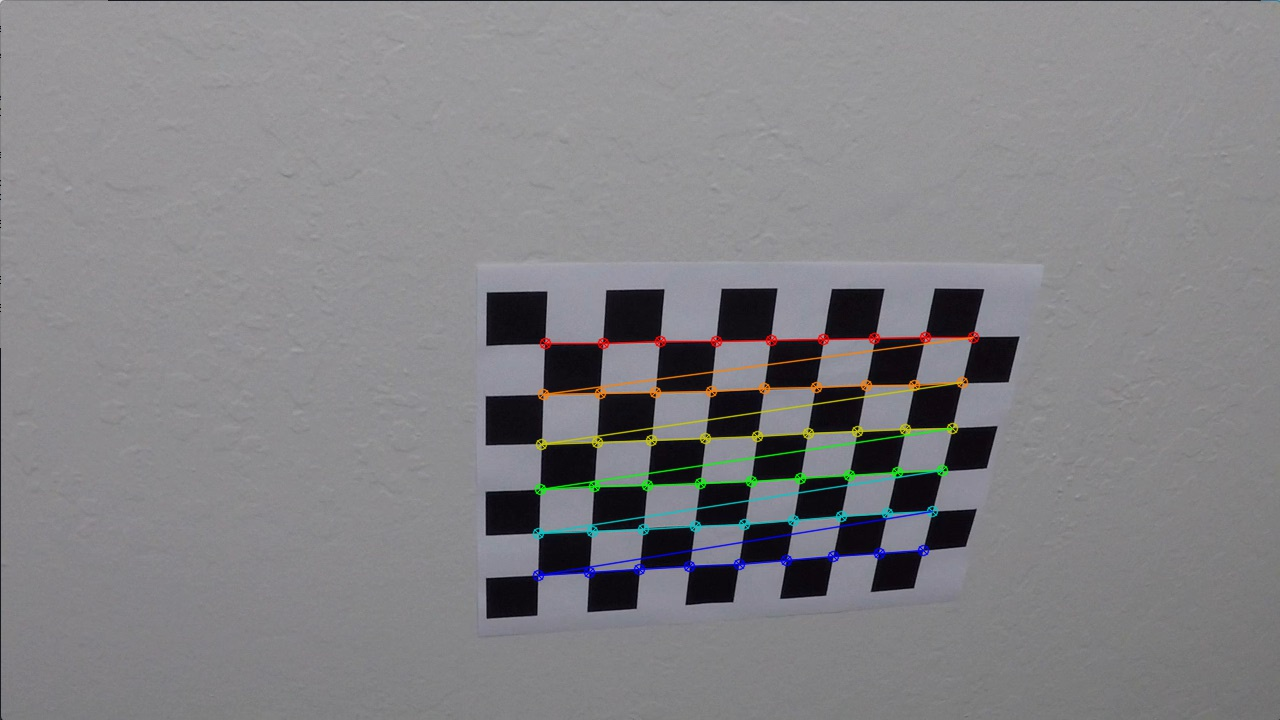
#> input picture output_images/camera_cal/calibration10.jpg, 1280 x 720 px
$ python -i pipeline.py   (imports and definitions only)   (older library calls are emulated)
#> lines starting #> are read from the running program, lines starting #| are printed output that depends on the picture; after the words box and inside, x2 and y2 are one past the last pixel; in counts of white or black regions, pixels touching at a corner belong together
#> further down, picture is the input picture: shape (720, 1280, 3); mean B, G, R 133, 130, 130.6
import glob
import pickle
import cv2
import numpy as np
import os
import matplotlib.pyplot as plt
from moviepy.editor import VideoFileClip
from collections import deque

nx = 9
ny = 6

c_thresh=(170, 255)
s_thresh=(200, 255)
dir_thresh=(0.7, 1.1)


ym_per_pix = 3.0/72.0 # meters per pixel in y dimension
xm_per_pix = 3.7/660.0 # meters per pixel in x dimension
y_eval = 700
midx = 650

TEST_IMAGES = True

# [29 lines left out: function calibrate_camera, not called in this run]

def undistort(img, mtx, dist):
    dst = cv2.undistort(img, mtx, dist, None, mtx)
    return dst

def convert_binary(img):
    g_channel = img[:,:,1]
    cv2.imwrite('output_images/test4-green-channel.jpg', g_channel)
    g_binary = np.zeros_like(g_channel)
    g_binary[(g_channel >= c_thresh[0]) & (g_channel < c_thresh[1])] = 255
    cv2.imwrite('output_images/test4-green-channel-threshold.jpg', g_binary)
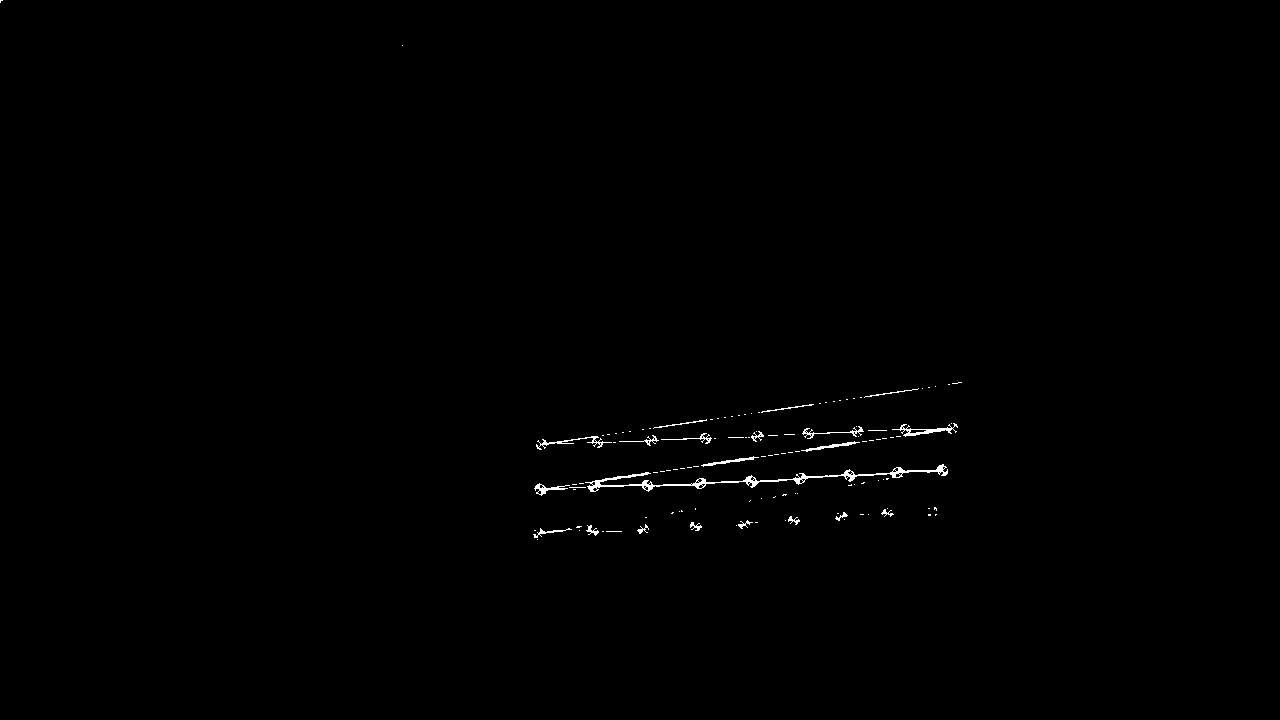
#> saved as test4-green-channel-threshold.jpg: shape (720, 1280); 0.39% white in thin lines or dots, all inside (x1, y1, x2, y2) = (0, 0, 962, 540)

    # Convert to HLS color space and separate the S channel
    hls = cv2.cvtColor(img, cv2.COLOR_BGR2HLS).astype(np.float)
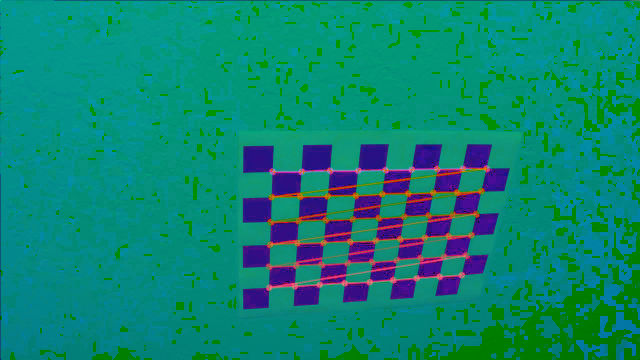
#> hls: shape (720, 1280, 3) float64 (shown at 1/2 size); mean B, G, R 115.7, 131.8, 11.9
    s_channel = hls[:,:,2]
    cv2.imwrite('output_images/test4-s-channel.jpg', s_channel)

    s_binary = np.zeros_like(s_channel, dtype=np.uint8)
    s_binary[(s_channel >= s_thresh[0]) & (s_channel <= s_thresh[1])] = 255
    cv2.imwrite('output_images/test4-s-channel-threshold.jpg', s_binary)

    # Sobel gray
    color = np.copy(img)
    gray = cv2.cvtColor(color, cv2.COLOR_BGR2GRAY)
    cv2.imwrite('output_images/test4-gray.jpg', gray)

    sobel_x = cv2.Sobel(gray, cv2.CV_64F, 1, 0, ksize=3)
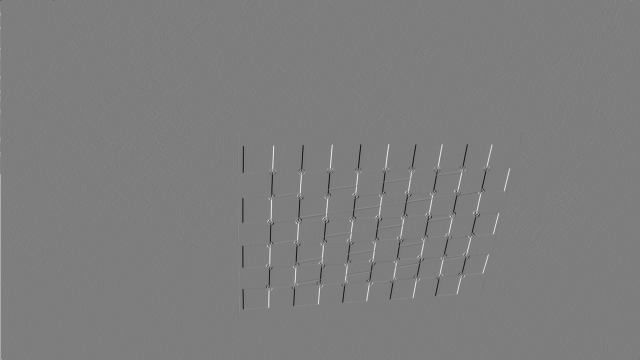
#> sobel_x: shape (720, 1280) float64 (shown at 1/2 size); min -603, max 615, mean 0.2; drawn with min black and max white
    abs_sobelx = np.absolute(sobel_x)
    scaled_sobel = np.uint8(255*abs_sobelx/np.max(abs_sobelx))
    cv2.imwrite('output_images/test4-sobel-x.jpg', scaled_sobel)

    sxbinary = np.zeros_like(scaled_sobel, dtype=np.uint8)
    sxbinary[(scaled_sobel >= 10) & (scaled_sobel <= 70)] = 255
    cv2.imwrite('output_images/test4-sobel-x-threshold.jpg', sxbinary)
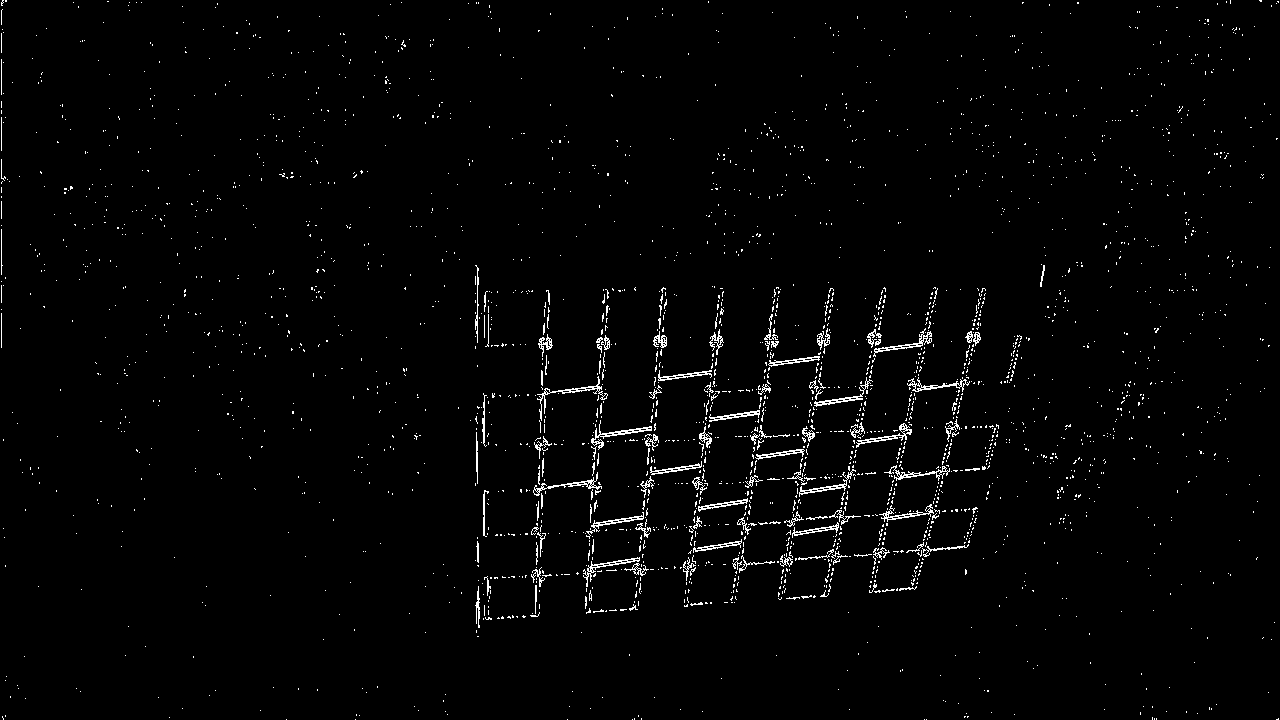
#> saved as test4-sobel-x-threshold.jpg: shape (720, 1280); 1.8% white in thin lines or dots

    color_binary = np.dstack(( sxbinary, s_binary, g_binary)).astype("uint8")
    gray_binary = np.zeros_like(g_binary).astype("uint8")
    BIN_THRESH = 255
    gray_binary[((g_binary >= BIN_THRESH) & (s_binary >= BIN_THRESH)) | ((g_binary >= BIN_THRESH) & (sxbinary >= BIN_THRESH)) | ((s_binary >= BIN_THRESH) & (sxbinary >= BIN_THRESH))] = 255

    return color_binary, gray_binary

# [14 lines left out: function perspective_warp, not called in this run]

# # Define a class to receive the characteristics of each line detection
class Line():
    def __init__(self):
        # was the line detected in the last iteration?
        self.detected = False
        # x values of the last n fits of the line
        self.recent_xfitted = []
        #average x values of the fitted line over the last n iterations
        self.bestx = None
        #polynomial coefficients averaged over the last n iterations
        self.best_fit = None
        #polynomial coefficients for the most recent fit
        self.current_fit = deque(maxlen=5)
        #radius of curvature of the line in some units
        self.radius_of_curvature = None
        #distance in meters of vehicle center from the line
        self.line_base_pos = None
        #difference in fit coefficients between last and new fits
        self.diffs = np.array([0,0,0], dtype='float')
        #x values for detected line pixels
        self.allx = None
        #y values for detected line pixels
        self.ally = None

left_lane = Line()
right_lane = Line()
#lane_widths = deque(maxlen=10)

# [190 lines left out: functions refit_histogram, fit_histogram, plot_lanes, process_image, not called in this run]

# [33 lines not run here, left out]

>>> import cv2
>>> picture = cv2.imread('output_images/camera_cal/calibration10.jpg')
>>> result = convert_binary(picture)

$ run again, on output_images/camera_cal/calibration12.jpg
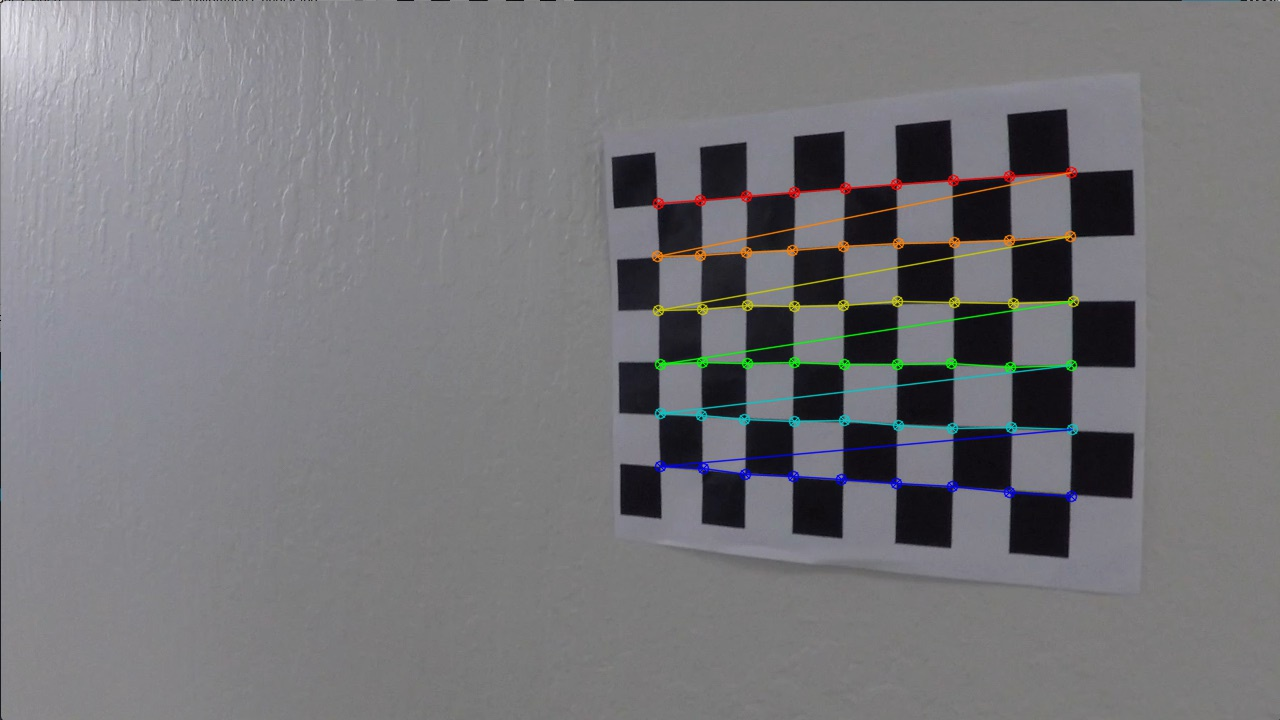
#> input picture output_images/camera_cal/calibration12.jpg, 1280 x 720 px
#> picture is the input picture: shape (720, 1280, 3); mean B, G, R 121.6, 118.3, 118.8
#> in convert_binary, `cv2.imwrite('output_images/test4-green-channel-threshold.jpg', g_binary)`:
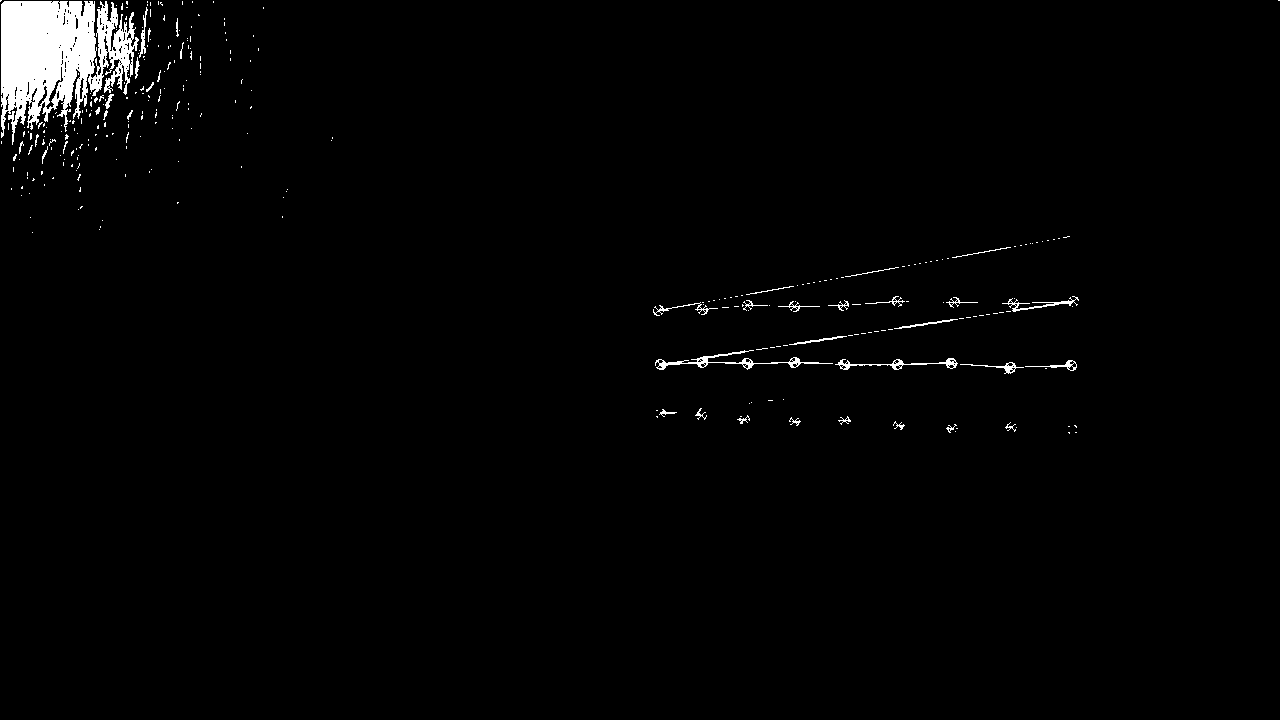
#> saved as test4-green-channel-threshold.jpg: shape (720, 1280); 1.7% white; 308 white regions (269 under 20 px), largest, box (x1, y1, x2, y2) and area: (1, 1, 139, 145) 11802, (655, 350, 833, 370) 630, (835, 358, 958, 370) 364
#> in convert_binary, `cv2.imwrite('output_images/test4-sobel-x-threshold.jpg', sxbinary)`:
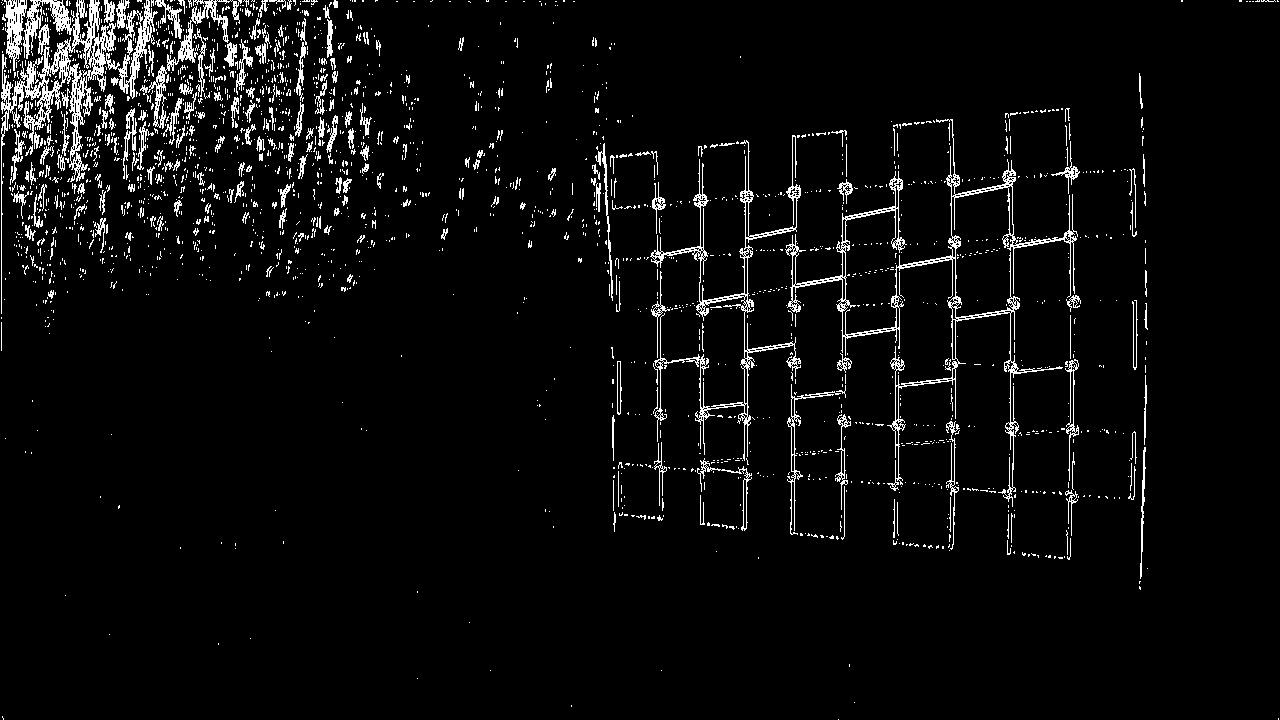
#> saved as test4-sobel-x-threshold.jpg: shape (720, 1280); 4.6% white in thin lines or dots

$ run again, on output_images/camera_cal/calibration13.jpg
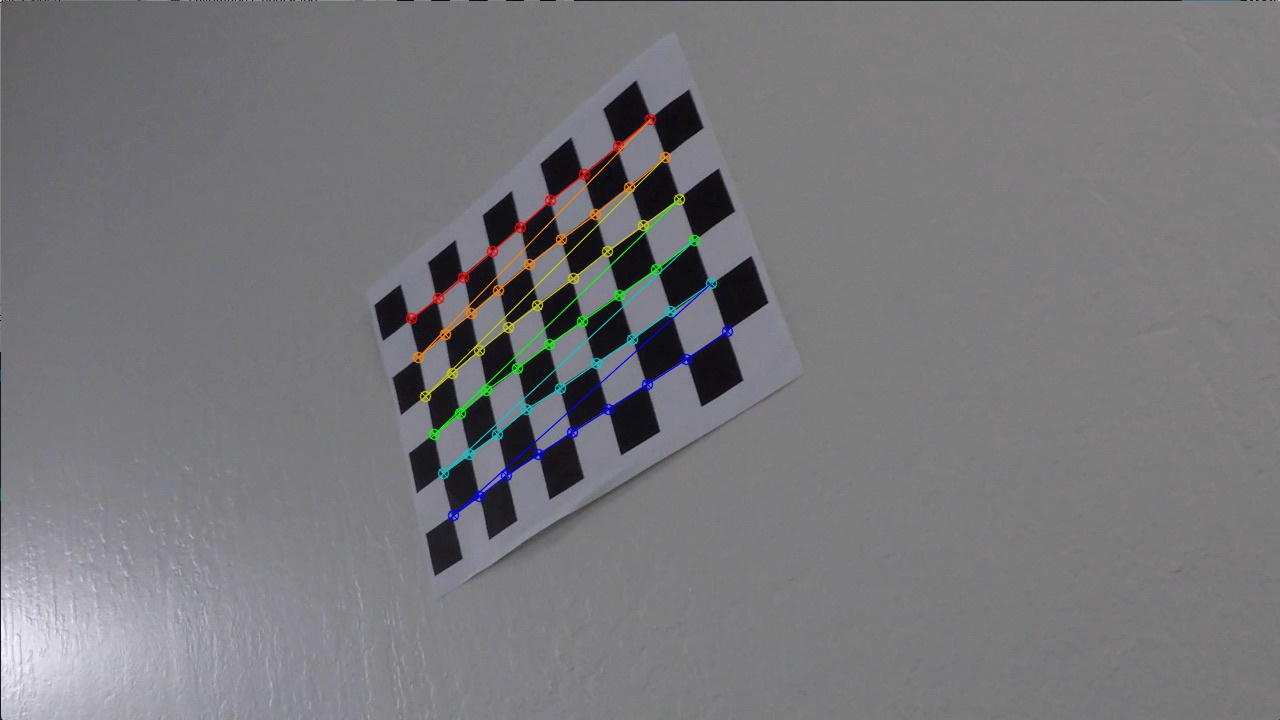
#> input picture output_images/camera_cal/calibration13.jpg, 1280 x 720 px
#> picture is the input picture: shape (720, 1280, 3); mean B, G, R 122, 119, 119.4
#> in convert_binary, `cv2.imwrite('output_images/test4-green-channel-threshold.jpg', g_binary)`:
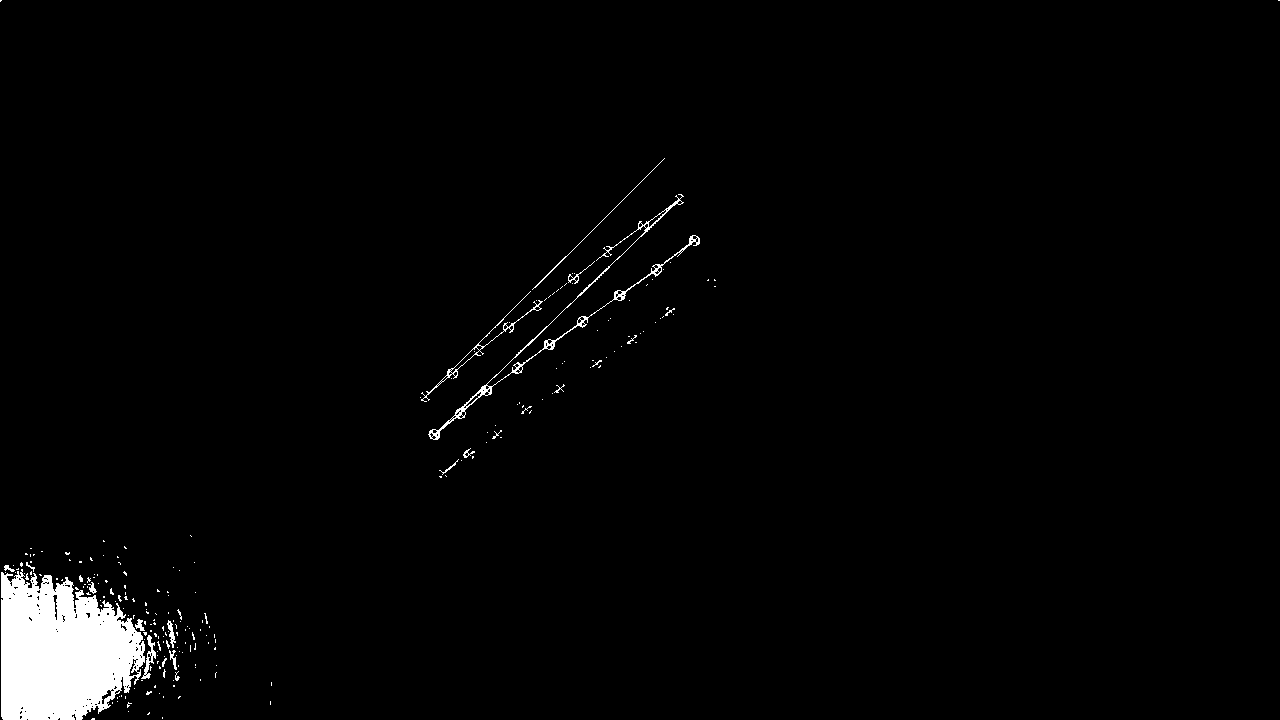
#> saved as test4-green-channel-threshold.jpg: shape (720, 1280); 2.2% white; 223 white regions (202 under 20 px), largest, box (x1, y1, x2, y2) and area: (1, 569, 145, 720) 16146, (428, 194, 700, 440) 1565, (421, 291, 543, 402) 408
#> in convert_binary, `cv2.imwrite('output_images/test4-sobel-x-threshold.jpg', sxbinary)`:
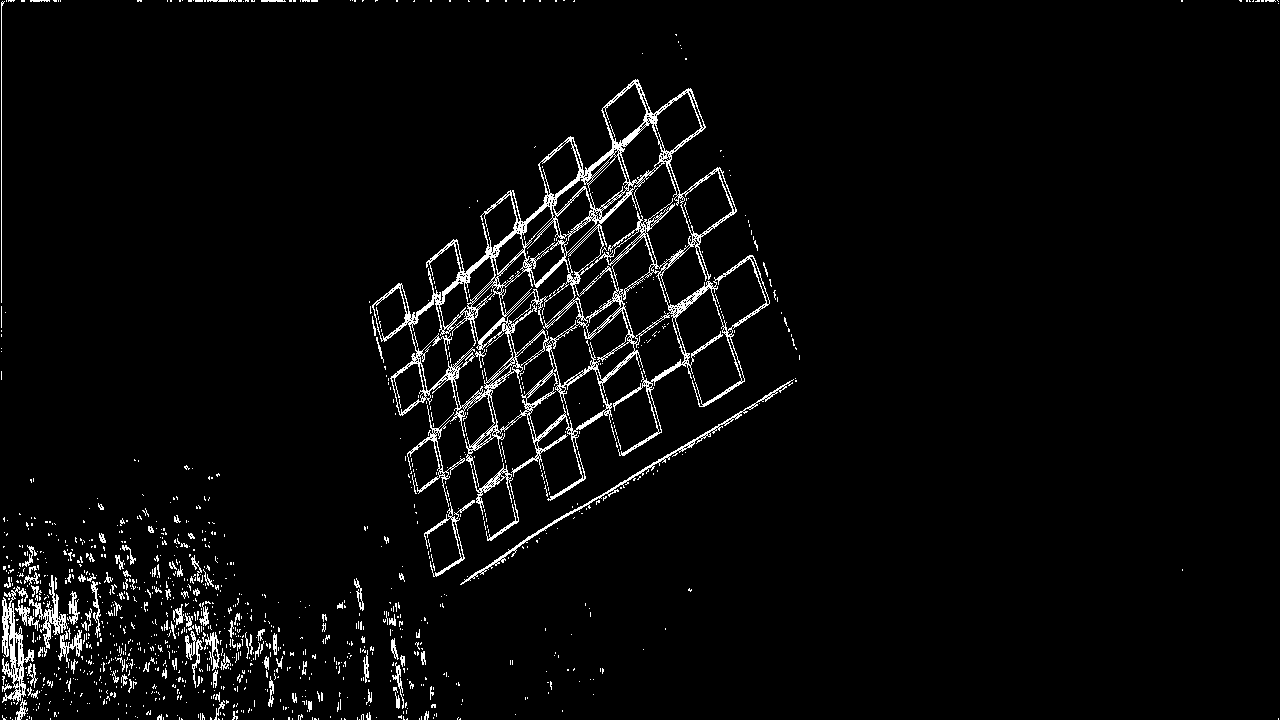
#> saved as test4-sobel-x-threshold.jpg: shape (720, 1280); 3.5% white in thin lines or dots
